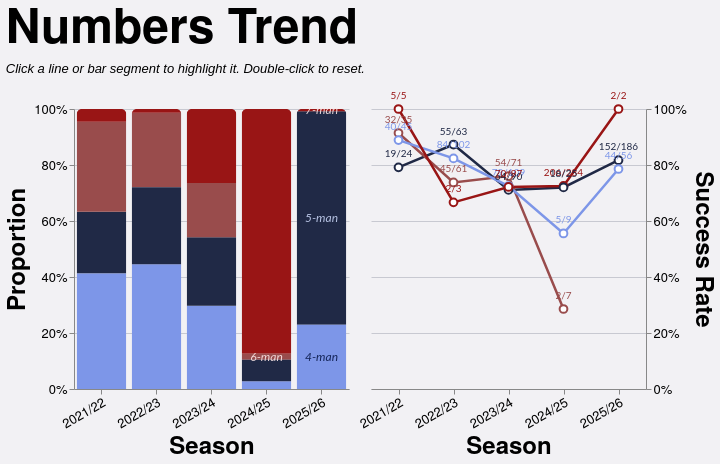

Write the Vega-Lite specification saved for this chart.
### Vega-Lite specification from a JSON file in a GitHub repository (floating-point values rounded to 4 significant figures; data arrays with more than 128 entries replaced by an {"elided": "..."} marker saying what was removed)
{"config": {"axis": {"labelFont": "PT Sans Narrow, Helvetica Neue, Helvetica, Arial, sans-serif", "titleFont": "PT Sans Narrow, Helvetica Neue, Helvetica, Arial, sans-serif", "labelFontSize": 13, "titleFontSize": 24, "gridColor": "#202947", "gridOpacity": 0.2, "zindex": 1}, "text": {"font": "Lato, sans-serif"}, "bar": {"cornerRadiusEnd": 5}, "header": {"labelFont": "PT Sans Narrow, Helvetica Neue, Helvetica, Arial, sans-serif", "titleFont": "PT Sans Narrow, Helvetica Neue, Helvetica, Arial, sans-serif", "labelFontSize": 24, "titleFontSize": 28, "labelFontWeight": "bold", "orient": "left"}, "legend": {"labelFont": "PT Sans Narrow, Helvetica Neue, Helvetica, Arial, sans-serif", "titleFont": "PT Sans Narrow, Helvetica Neue, Helvetica, Arial, sans-serif", "labelFontSize": 14, "titleFontSize": 16, "titlePadding": 5, "fillColor": "white", "strokeColor": "black", "padding": 10, "titleFontWeight": "lighter", "titleFontStyle": "italic", "titleColor": "gray", "offset": 10}, "title": {"font": "PT Sans Narrow, Helvetica Neue, Helvetica, Arial, sans-serif", "fontSize": 48, "fontWeight": "bold", "anchor": "start", "align": "center", "titlePadding": 20, "subtitlePadding": 10, "subtitleFontSize": 13, "subtitleColor": "", "subtitleFontStyle": "italic", "offset": 15, "color": "black"}, "axisX": {"labelAngle": 0}, "facet": {"title": null, "header": null, "align": {"row": "each", "column": "each"}}, "resolve": {"scale": {"y": "independent", "facet": "independent"}}, "background": "#f2f1f4", "scale": {"offsetBandPaddingOuter": 0.2, "offsetBandPaddingInner": 0.1}, "view": {"stroke": null, "background": "transparent"}}, "hconcat": [{"layer": [{"mark": {"type": "bar", "opacity": 0.85}, "encoding": {"color": {"field": "numbers", "legend": null, "scale": {"domain": ["4", "5", "6", "7"], "range": ["#7d96e8", "#202946", "#994C4C", "#991515"]}, "sort": ["4", "5", "6", "7"], "type": "nominal"}, "opacity": {"condition": {"param": "param_10", "value": 1.0, "empty": true}, "value": 0.2}, "order": {"field": "stack_order", "sort": "ascending", "type": "quantitative"}, "stroke": {"value": "transparent"}, "tooltip": [{"field": "season", "title": "Season", "type": "nominal"}, {"field": "numbers_display", "title": "Numbers", "type": "nominal"}, {"field": "attempts", "format": ",.0f", "title": "Attempts", "type": "quantitative"}, {"field": "won", "format": ",.0f", "title": "Won", "type": "quantitative"}, {"field": "success_rate", "format": ".1%", "title": "Success Rate", "type": "quantitative"}], "x": {"axis": {"labelAngle": -30}, "field": "season", "sort": ["2021/22", "2022/23", "2023/24", "2024/25", "2025/26"], "title": "Season", "type": "nominal"}, "y": {"axis": {"format": "%", "orient": "left"}, "field": "attempts", "stack": "normalize", "title": "Proportion", "type": "quantitative"}}, "name": "view_5", "transform": [{"filter": "(loSquad == 'All' || datum.squad == loSquad) && (loGameType == 'All' || (loGameType == 'League + Cup' && (datum.game_type == 'League' || datum.game_type == 'Cup')) || (loGameType == 'League only' && datum.game_type == 'League') || datum.game_type == loGameType) && (loThrower == 'All' || datum.thrower == loThrower) && (loJumper == 'All' || datum.jumper == loJumper) && (loArea == 'All' || datum.area == loArea)"}, {"aggregate": [{"op": "count", "as": "attempts"}, {"op": "sum", "field": "won", "as": "won"}], "groupby": ["season", "numbers"]}, {"calculate": "datum.won / datum.attempts", "as": "success_rate"}, {"calculate": "datum.won + '/' + datum.attempts", "as": "won_attempts_label"}, {"calculate": "datum.numbers + '-man'", "as": "numbers_display"}, {"calculate": "datum.numbers == '4' ? 0 : datum.numbers == '5' ? 1 : datum.numbers == '6' ? 2 : datum.numbers == '7' ? 3 : 999", "as": "stack_order"}]}, {"mark": {"type": "text", "align": "center", "baseline": "middle", "fontSize": 12, "fontStyle": "italic"}, "encoding": {"color": {"field": "text_label_color", "legend": null, "scale": null, "type": "nominal"}, "opacity": {"condition": {"param": "param_10", "value": 0.9, "empty": true}, "value": 0.3}, "text": {"field": "numbers_display", "type": "nominal"}, "x": {"axis": {"labelAngle": -30}, "field": "season", "sort": ["2021/22", "2022/23", "2023/24", "2024/25", "2025/26"], "title": "Season", "type": "nominal"}, "y": {"field": "mid_y", "scale": {"domain": [0, 1]}, "type": "quantitative"}}, "transform": [{"filter": "(loSquad == 'All' || datum.squad == loSquad) && (loGameType == 'All' || (loGameType == 'League + Cup' && (datum.game_type == 'League' || datum.game_type == 'Cup')) || (loGameType == 'League only' && datum.game_type == 'League') || datum.game_type == loGameType) && (loThrower == 'All' || datum.thrower == loThrower) && (loJumper == 'All' || datum.jumper == loJumper) && (loArea == 'All' || datum.area == loArea)"}, {"aggregate": [{"op": "count", "as": "attempts"}, {"op": "sum", "field": "won", "as": "won"}], "groupby": ["season", "numbers"]}, {"calculate": "datum.won / datum.attempts", "as": "success_rate"}, {"calculate": "datum.won + '/' + datum.attempts", "as": "won_attempts_label"}, {"calculate": "datum.numbers + '-man'", "as": "numbers_display"}, {"calculate": "datum.numbers == '4' ? 0 : datum.numbers == '5' ? 1 : datum.numbers == '6' ? 2 : datum.numbers == '7' ? 3 : 999", "as": "stack_order"}, {"joinaggregate": [{"op": "sum", "field": "attempts", "as": "season_total"}], "groupby": ["season"]}, {"calculate": "datum.attempts / datum.season_total", "as": "proportion"}, {"window": [{"op": "sum", "field": "proportion", "as": "cum_prop"}], "frame": [null, 0], "groupby": ["season"], "sort": [{"field": "stack_order", "order": "ascending"}]}, {"calculate": "datum.cum_prop - datum.proportion / 2", "as": "mid_y"}, {"calculate": "datum.numbers == '4' ? '#0a1a4a' : datum.numbers == '5' ? '#c8d4f5' : datum.numbers == '6' ? '#fce8e8' : datum.numbers == '7' ? '#fce8e8' : 'black'", "as": "text_label_color"}, {"calculate": "toNumber(split(datum.season, '/')[0])", "as": "season_order_num"}, {"window": [{"op": "row_number", "field": "", "as": "season_rank"}], "groupby": ["numbers"], "sort": [{"field": "season_order_num", "order": "descending"}]}, {"filter": "datum.season_rank == 1"}]}], "height": 280, "width": {"step": 55}}, {"layer": [{"mark": {"type": "line", "point": {"fill": "white", "filled": false, "size": 60}, "strokeWidth": 2.5}, "encoding": {"color": {"field": "numbers", "legend": null, "scale": {"domain": ["4", "5", "6", "7"], "range": ["#7d96e8", "#202946", "#994C4C", "#991515"]}, "sort": ["4", "5", "6", "7"], "type": "nominal"}, "detail": {"field": "numbers", "type": "nominal"}, "opacity": {"condition": {"param": "param_10", "value": 1.0, "empty": true}, "value": 0.2}, "tooltip": [{"field": "season", "title": "Season", "type": "nominal"}, {"field": "numbers_display", "title": "Numbers", "type": "nominal"}, {"field": "attempts", "format": ",.0f", "title": "Attempts", "type": "quantitative"}, {"field": "won", "format": ",.0f", "title": "Won", "type": "quantitative"}, {"field": "success_rate", "format": ".1%", "title": "Success Rate", "type": "quantitative"}], "x": {"axis": {"labelAngle": -30}, "field": "season", "sort": ["2021/22", "2022/23", "2023/24", "2024/25", "2025/26"], "title": "Season", "type": "nominal"}, "y": {"axis": {"format": "%", "orient": "right"}, "field": "success_rate", "scale": {"domainMax": 1, "nice": true}, "title": "Success Rate", "type": "quantitative"}}, "name": "view_6", "transform": [{"filter": "(loSquad == 'All' || datum.squad == loSquad) && (loGameType == 'All' || (loGameType == 'League + Cup' && (datum.game_type == 'League' || datum.game_type == 'Cup')) || (loGameType == 'League only' && datum.game_type == 'League') || datum.game_type == loGameType) && (loThrower == 'All' || datum.thrower == loThrower) && (loJumper == 'All' || datum.jumper == loJumper) && (loArea == 'All' || datum.area == loArea)"}, {"aggregate": [{"op": "count", "as": "attempts"}, {"op": "sum", "field": "won", "as": "won"}], "groupby": ["season", "numbers"]}, {"calculate": "datum.won / datum.attempts", "as": "success_rate"}, {"calculate": "datum.won + '/' + datum.attempts", "as": "won_attempts_label"}, {"calculate": "datum.numbers + '-man'", "as": "numbers_display"}]}, {"mark": {"type": "text", "align": "center", "baseline": "bottom", "dy": -8, "fontSize": 10}, "encoding": {"color": {"field": "numbers", "legend": null, "scale": {"domain": ["4", "5", "6", "7"], "range": ["#7d96e8", "#202946", "#994C4C", "#991515"]}, "sort": ["4", "5", "6", "7"], "type": "nominal"}, "detail": {"field": "numbers", "type": "nominal"}, "opacity": {"condition": {"param": "param_10", "value": 1.0, "empty": true}, "value": 0.2}, "text": {"field": "won_attempts_label", "type": "nominal"}, "x": {"axis": {"labelAngle": -30}, "field": "season", "sort": ["2021/22", "2022/23", "2023/24", "2024/25", "2025/26"], "title": "Season", "type": "nominal"}, "y": {"axis": {"format": "%", "orient": "right"}, "field": "success_rate", "scale": {"domainMax": 1, "nice": true}, "title": "Success Rate", "type": "quantitative"}}, "transform": [{"filter": "(loSquad == 'All' || datum.squad == loSquad) && (loGameType == 'All' || (loGameType == 'League + Cup' && (datum.game_type == 'League' || datum.game_type == 'Cup')) || (loGameType == 'League only' && datum.game_type == 'League') || datum.game_type == loGameType) && (loThrower == 'All' || datum.thrower == loThrower) && (loJumper == 'All' || datum.jumper == loJumper) && (loArea == 'All' || datum.area == loArea)"}, {"aggregate": [{"op": "count", "as": "attempts"}, {"op": "sum", "field": "won", "as": "won"}], "groupby": ["season", "numbers"]}, {"calculate": "datum.won / datum.attempts", "as": "success_rate"}, {"calculate": "datum.won + '/' + datum.attempts", "as": "won_attempts_label"}, {"calculate": "datum.numbers + '-man'", "as": "numbers_display"}]}], "height": 280, "width": {"step": 55}}], "data": {"name": "data-15e79532cff8ae58bb045c3a34749407"}, "params": [{"name": "loSquad", "value": "All"}, {"name": "loSeason", "value": "All"}, {"name": "loGameType", "value": "All"}, {"name": "loThrower", "value": "All"}, {"name": "loJumper", "value": "All"}, {"name": "loArea", "value": "All"}, {"name": "loNumbers", "value": "All"}, {"name": "param_10", "select": {"type": "point", "clear": "dblclick", "fields": ["numbers"], "on": "click"}, "views": ["view_5", "view_6"]}], "resolve": {"scale": {"color": "shared"}}, "spacing": 8, "title": {"text": "Numbers Trend", "subtitle": "Click a line or bar segment to highlight it. Double-click to reset."}, "$schema": "https://vega.github.io/schema/vega-lite/v5.20.1.json", "datasets": {"data-15e79532cff8ae58bb045c3a34749407": {"elided": "1274 records"}}}
